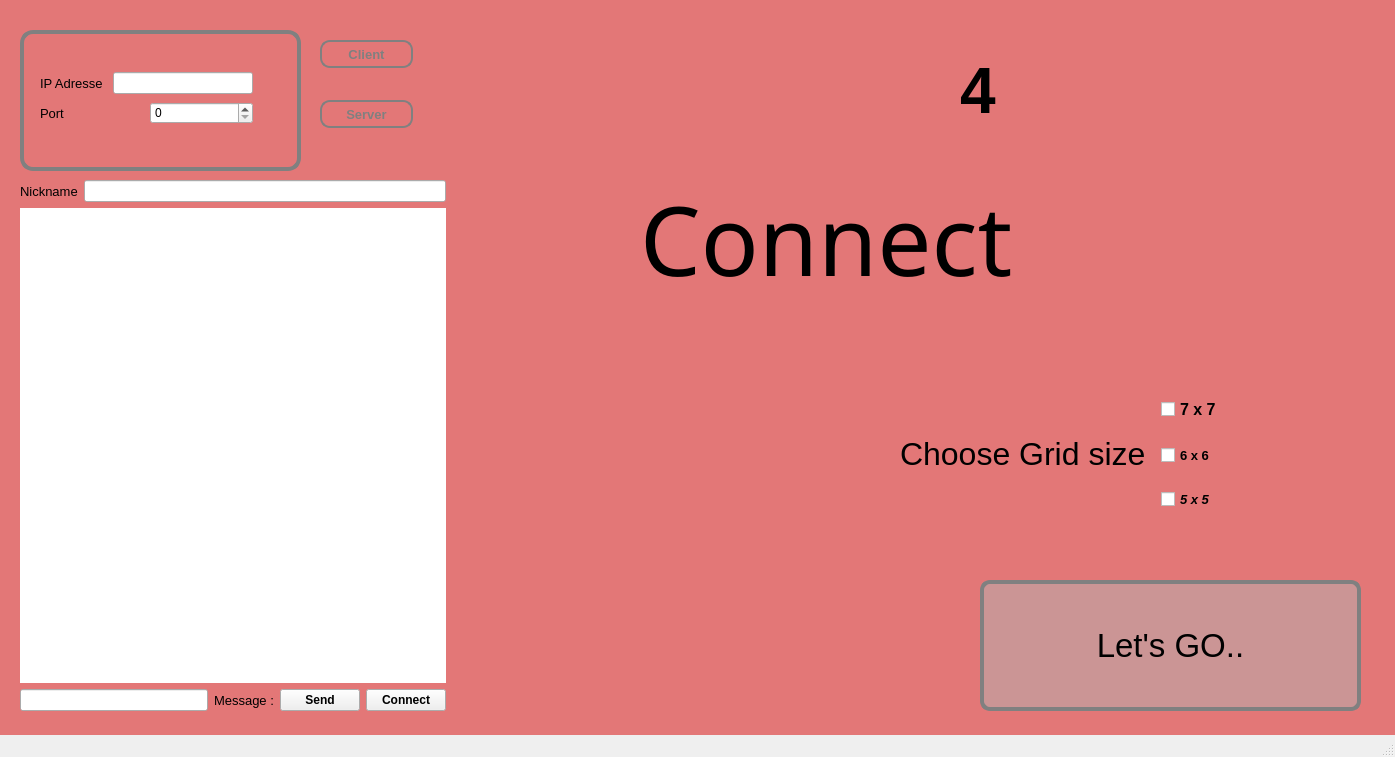
<?xml version="1.0" encoding="UTF-8"?>
<ui version="4.0">
 <class>MainWindow</class>
 <widget class="QMainWindow" name="MainWindow">
  <property name="geometry">
   <rect>
    <x>0</x>
    <y>0</y>
    <width>1395</width>
    <height>757</height>
   </rect>
  </property>
  <property name="windowTitle">
   <string>MainWindow</string>
  </property>
  <property name="styleSheet">
   <string notr="true">#centralwidget {
    background-color: rgba(219, 38, 38,0.6);
}
QPushButton#pushButton{
   
border: 4px solid gray;
background-color: rgba(178,178,178,0.5);
border-radius:10px;
}


QPushButton#ButtonClient
{
border : 2px solid gray;
border-radius: 10px;
color: gray;

}
QPushButton#ButtonServer
{
border : 2px solid gray;
border-radius: 10px;
color :gray;


}

QWidget#widget
{
border : 4px solid gray;
border-radius: 13px;
}</string>
  </property>
  <widget class="QWidget" name="centralwidget">
   <widget class="QPushButton" name="pushButton">
    <property name="geometry">
     <rect>
      <x>980</x>
      <y>580</y>
      <width>381</width>
      <height>131</height>
     </rect>
    </property>
    <property name="font">
     <font>
      <pointsize>25</pointsize>
     </font>
    </property>
    <property name="cursor">
     <cursorShape>PointingHandCursor</cursorShape>
    </property>
    <property name="text">
     <string>Let's GO..</string>
    </property>
   </widget>
   <widget class="QWidget" name="horizontalLayoutWidget">
    <property name="geometry">
     <rect>
      <x>900</x>
      <y>380</y>
      <width>416</width>
      <height>148</height>
     </rect>
    </property>
    <layout class="QHBoxLayout" name="horizontalLayout_4">
     <item>
      <widget class="QLabel" name="label">
       <property name="enabled">
        <bool>true</bool>
       </property>
       <property name="font">
        <font>
         <pointsize>24</pointsize>
        </font>
       </property>
       <property name="text">
        <string>Choose Grid size </string>
       </property>
      </widget>
     </item>
     <item>
      <layout class="QVBoxLayout" name="verticalLayout">
       <item>
        <widget class="QCheckBox" name="checkBox_2">
         <property name="font">
          <font>
           <family>MS Sans Serif</family>
           <pointsize>12</pointsize>
           <weight>75</weight>
           <bold>true</bold>
          </font>
         </property>
         <property name="text">
          <string>7 x 7</string>
         </property>
        </widget>
       </item>
       <item>
        <widget class="QCheckBox" name="checkBox_3">
         <property name="font">
          <font>
           <pointsize>10</pointsize>
           <weight>75</weight>
           <bold>true</bold>
          </font>
         </property>
         <property name="text">
          <string>6 x 6</string>
         </property>
        </widget>
       </item>
       <item>
        <widget class="QCheckBox" name="checkBox">
         <property name="font">
          <font>
           <family>MS Sans Serif</family>
           <pointsize>10</pointsize>
           <weight>75</weight>
           <italic>true</italic>
           <bold>true</bold>
          </font>
         </property>
         <property name="text">
          <string>5 x 5</string>
         </property>
        </widget>
       </item>
      </layout>
     </item>
    </layout>
   </widget>
   <widget class="QWidget" name="widget" native="true">
    <property name="geometry">
     <rect>
      <x>20</x>
      <y>30</y>
      <width>281</width>
      <height>141</height>
     </rect>
    </property>
    <widget class="QWidget" name="layoutWidget">
     <property name="geometry">
      <rect>
       <x>20</x>
       <y>40</y>
       <width>213</width>
       <height>56</height>
      </rect>
     </property>
     <layout class="QVBoxLayout" name="verticalLayout_3">
      <item>
       <layout class="QHBoxLayout" name="horizontalLayout_8">
        <item>
         <widget class="QLabel" name="IP">
          <property name="font">
           <font>
            <pointsize>10</pointsize>
           </font>
          </property>
          <property name="text">
           <string>IP Adresse </string>
          </property>
         </widget>
        </item>
        <item>
         <widget class="QLineEdit" name="_IP"/>
        </item>
       </layout>
      </item>
      <item>
       <layout class="QHBoxLayout" name="horizontalLayout_9">
        <item>
         <widget class="QLabel" name="Port">
          <property name="font">
           <font>
            <pointsize>10</pointsize>
           </font>
          </property>
          <property name="text">
           <string>Port</string>
          </property>
         </widget>
        </item>
        <item>
         <widget class="QSpinBox" name="_Port">
          <property name="maximum">
           <number>5000</number>
          </property>
         </widget>
        </item>
       </layout>
      </item>
     </layout>
    </widget>
   </widget>
   <widget class="QPushButton" name="ButtonClient">
    <property name="geometry">
     <rect>
      <x>320</x>
      <y>40</y>
      <width>93</width>
      <height>28</height>
     </rect>
    </property>
    <property name="font">
     <font>
      <pointsize>10</pointsize>
      <weight>75</weight>
      <bold>true</bold>
     </font>
    </property>
    <property name="cursor">
     <cursorShape>PointingHandCursor</cursorShape>
    </property>
    <property name="text">
     <string>Client</string>
    </property>
   </widget>
   <widget class="QPushButton" name="ButtonServer">
    <property name="geometry">
     <rect>
      <x>320</x>
      <y>100</y>
      <width>93</width>
      <height>28</height>
     </rect>
    </property>
    <property name="font">
     <font>
      <pointsize>10</pointsize>
      <weight>75</weight>
      <bold>true</bold>
     </font>
    </property>
    <property name="cursor">
     <cursorShape>PointingHandCursor</cursorShape>
    </property>
    <property name="text">
     <string>Server</string>
    </property>
   </widget>
   <widget class="QWidget" name="layoutWidget">
    <property name="geometry">
     <rect>
      <x>20</x>
      <y>180</y>
      <width>426</width>
      <height>531</height>
     </rect>
    </property>
    <layout class="QVBoxLayout" name="verticalLayout_2">
     <item>
      <layout class="QHBoxLayout" name="horizontalLayout_6">
       <item>
        <layout class="QHBoxLayout" name="horizontalLayout_5">
         <item>
          <widget class="QLabel" name="label_2">
           <property name="font">
            <font>
             <pointsize>10</pointsize>
            </font>
           </property>
           <property name="text">
            <string>Nickname</string>
           </property>
          </widget>
         </item>
         <item>
          <widget class="QLineEdit" name="Nickname">
           <property name="clearButtonEnabled">
            <bool>false</bool>
           </property>
          </widget>
         </item>
        </layout>
       </item>
      </layout>
     </item>
     <item>
      <widget class="QTextEdit" name="Chat">
       <property name="frameShape">
        <enum>QFrame::NoFrame</enum>
       </property>
      </widget>
     </item>
     <item>
      <layout class="QHBoxLayout" name="horizontalLayout_7">
       <item>
        <widget class="QLineEdit" name="Message"/>
       </item>
       <item>
        <widget class="QLabel" name="label_3">
         <property name="font">
          <font>
           <pointsize>10</pointsize>
          </font>
         </property>
         <property name="text">
          <string>Message :</string>
         </property>
        </widget>
       </item>
       <item>
        <widget class="QPushButton" name="pushButton_Send">
         <property name="font">
          <font>
           <weight>75</weight>
           <bold>true</bold>
          </font>
         </property>
         <property name="text">
          <string>Send</string>
         </property>
        </widget>
       </item>
       <item>
        <widget class="QPushButton" name="pushButton_Connect">
         <property name="font">
          <font>
           <weight>75</weight>
           <bold>true</bold>
          </font>
         </property>
         <property name="text">
          <string>Connect</string>
         </property>
        </widget>
       </item>
      </layout>
     </item>
    </layout>
   </widget>
   <widget class="QWidget" name="layoutWidget">
    <property name="geometry">
     <rect>
      <x>640</x>
      <y>20</y>
      <width>471</width>
      <height>290</height>
     </rect>
    </property>
    <layout class="QVBoxLayout" name="verticalLayout_4">
     <item>
      <widget class="QLabel" name="label_5">
       <property name="font">
        <font>
         <pointsize>48</pointsize>
         <weight>75</weight>
         <bold>true</bold>
        </font>
       </property>
       <property name="text">
        <string>                  4</string>
       </property>
      </widget>
     </item>
     <item>
      <widget class="QLabel" name="label_4">
       <property name="font">
        <font>
         <family>Andalus</family>
         <pointsize>72</pointsize>
        </font>
       </property>
       <property name="text">
        <string>Connect</string>
       </property>
      </widget>
     </item>
    </layout>
   </widget>
  </widget>
  <widget class="QStatusBar" name="statusbar"/>
 </widget>
 <resources/>
 <connections/>
</ui>
